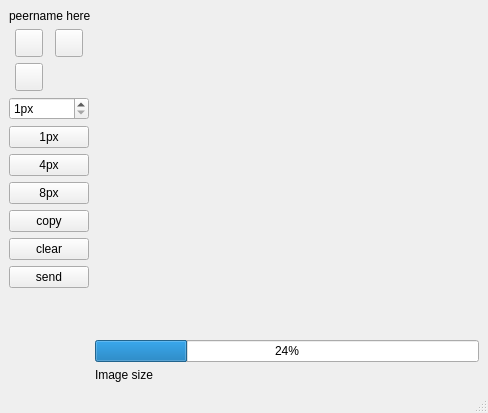
<?xml version="1.0" encoding="UTF-8"?>
<ui version="4.0">
 <class>PaintChatWindow</class>
 <widget class="QMainWindow" name="PaintChatWindow">
  <property name="geometry">
   <rect>
    <x>0</x>
    <y>0</y>
    <width>488</width>
    <height>413</height>
   </rect>
  </property>
  <property name="windowTitle">
   <string>PaintChat</string>
  </property>
  <widget class="QWidget" name="centralwidget">
   <layout class="QGridLayout" name="gridLayout_2">
    <item row="0" column="0" colspan="3">
     <widget class="QLabel" name="label">
      <property name="text">
       <string>peername here</string>
      </property>
     </widget>
    </item>
    <item row="2" column="0">
     <layout class="QGridLayout" name="gridLayout">
      <item row="0" column="0">
       <widget class="QPushButton" name="pushButtonPen">
        <property name="minimumSize">
         <size>
          <width>28</width>
          <height>28</height>
         </size>
        </property>
        <property name="maximumSize">
         <size>
          <width>28</width>
          <height>28</height>
         </size>
        </property>
        <property name="text">
         <string/>
        </property>
        <property name="icon">
         <iconset resource="../../../retroshare-gui/src/gui/images.qrc">
          <normaloff>:/images/edit_16.png</normaloff>:/images/edit_16.png</iconset>
        </property>
        <property name="checkable">
         <bool>true</bool>
        </property>
       </widget>
      </item>
      <item row="0" column="1">
       <widget class="QPushButton" name="pushButtonWhite">
        <property name="minimumSize">
         <size>
          <width>28</width>
          <height>28</height>
         </size>
        </property>
        <property name="maximumSize">
         <size>
          <width>28</width>
          <height>28</height>
         </size>
        </property>
        <property name="text">
         <string/>
        </property>
        <property name="icon">
         <iconset resource="paintchat_images.qrc">
          <normaloff>:/images/lastic.png</normaloff>:/images/lastic.png</iconset>
        </property>
        <property name="checkable">
         <bool>true</bool>
        </property>
       </widget>
      </item>
      <item row="1" column="0" colspan="2">
       <widget class="QPushButton" name="pushButtonPrimaryColor">
        <property name="minimumSize">
         <size>
          <width>28</width>
          <height>28</height>
         </size>
        </property>
        <property name="maximumSize">
         <size>
          <width>28</width>
          <height>28</height>
         </size>
        </property>
        <property name="toolTip">
         <string>Primary Color</string>
        </property>
        <property name="checkable">
         <bool>false</bool>
        </property>
       </widget>
      </item>
     </layout>
    </item>
    <item row="2" column="2" rowspan="9">
     <widget class="PaintWidget" name="paintWidget" native="true">
      <property name="sizePolicy">
       <sizepolicy hsizetype="Expanding" vsizetype="Expanding">
        <horstretch>0</horstretch>
        <verstretch>0</verstretch>
       </sizepolicy>
      </property>
     </widget>
    </item>
    <item row="4" column="0">
     <widget class="QPushButton" name="pushButton1px">
      <property name="sizePolicy">
       <sizepolicy hsizetype="Preferred" vsizetype="Fixed">
        <horstretch>0</horstretch>
        <verstretch>0</verstretch>
       </sizepolicy>
      </property>
      <property name="text">
       <string>1px</string>
      </property>
      <property name="checkable">
       <bool>false</bool>
      </property>
     </widget>
    </item>
    <item row="5" column="0">
     <widget class="QPushButton" name="pushButton4px">
      <property name="sizePolicy">
       <sizepolicy hsizetype="Preferred" vsizetype="Fixed">
        <horstretch>0</horstretch>
        <verstretch>0</verstretch>
       </sizepolicy>
      </property>
      <property name="text">
       <string>4px</string>
      </property>
      <property name="checkable">
       <bool>false</bool>
      </property>
     </widget>
    </item>
    <item row="6" column="0">
     <widget class="QPushButton" name="pushButton8px">
      <property name="sizePolicy">
       <sizepolicy hsizetype="Preferred" vsizetype="Fixed">
        <horstretch>0</horstretch>
        <verstretch>0</verstretch>
       </sizepolicy>
      </property>
      <property name="text">
       <string>8px</string>
      </property>
      <property name="checkable">
       <bool>false</bool>
      </property>
     </widget>
    </item>
    <item row="7" column="0">
     <widget class="QPushButton" name="pushButtonCopy">
      <property name="sizePolicy">
       <sizepolicy hsizetype="Preferred" vsizetype="Fixed">
        <horstretch>0</horstretch>
        <verstretch>0</verstretch>
       </sizepolicy>
      </property>
      <property name="text">
       <string>copy</string>
      </property>
     </widget>
    </item>
    <item row="8" column="0">
     <widget class="QPushButton" name="pushButtonClear">
      <property name="sizePolicy">
       <sizepolicy hsizetype="Preferred" vsizetype="Fixed">
        <horstretch>0</horstretch>
        <verstretch>0</verstretch>
       </sizepolicy>
      </property>
      <property name="text">
       <string>clear</string>
      </property>
     </widget>
    </item>
    <item row="10" column="0">
     <spacer name="verticalSpacer">
      <property name="orientation">
       <enum>Qt::Vertical</enum>
      </property>
      <property name="sizeHint" stdset="0">
       <size>
        <width>20</width>
        <height>108</height>
       </size>
      </property>
     </spacer>
    </item>
    <item row="11" column="1" colspan="2">
     <widget class="QProgressBar" name="progressBar">
      <property name="value">
       <number>24</number>
      </property>
     </widget>
    </item>
    <item row="9" column="0">
     <widget class="QPushButton" name="pushButtonSend">
      <property name="text">
       <string>send</string>
      </property>
     </widget>
    </item>
    <item row="12" column="1">
     <widget class="QLabel" name="label_2">
      <property name="text">
       <string>Image size</string>
      </property>
     </widget>
    </item>
    <item row="3" column="0">
     <widget class="QSpinBox" name="penWidthSpinBox">
      <property name="maximumSize">
       <size>
        <width>16777215</width>
        <height>16777215</height>
       </size>
      </property>
      <property name="suffix">
       <string>px</string>
      </property>
      <property name="minimum">
       <number>1</number>
      </property>
      <property name="maximum">
       <number>20</number>
      </property>
     </widget>
    </item>
   </layout>
  </widget>
  <widget class="QMenuBar" name="menubar">
   <property name="geometry">
    <rect>
     <x>0</x>
     <y>0</y>
     <width>488</width>
     <height>21</height>
    </rect>
   </property>
  </widget>
  <widget class="QStatusBar" name="statusbar"/>
 </widget>
 <customwidgets>
  <customwidget>
   <class>PaintWidget</class>
   <extends>QWidget</extends>
   <header>gui/paintwidget.h</header>
   <container>1</container>
  </customwidget>
 </customwidgets>
 <resources>
  <include location="../../../retroshare-gui/src/gui/images.qrc"/>
  <include location="paintchat_images.qrc"/>
 </resources>
 <connections/>
</ui>
